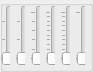
   <widget class="QGroupBox" name="groupBoxPhaser">
    <property name="geometry">
     <rect>
      <x>210</x>
      <y>210</y>
      <width>93</width>
      <height>72</height>
     </rect>
    </property>
    <property name="title">
     <string/>
    </property>
    <widget class="QWidget" name="horizontalLayoutWidget_4">
     <property name="geometry">
      <rect>
       <x>0</x>
       <y>0</y>
       <width>91</width>
       <height>71</height>
      </rect>
     </property>
     <layout class="QHBoxLayout" name="horizontalLayoutPhaserSlider" stretch="1,1,1,1,1,1">
      <property name="spacing">
       <number>5</number>
      </property>
      <property name="leftMargin">
       <number>0</number>
      </property>
      <property name="topMargin">
       <number>0</number>
      </property>
      <property name="rightMargin">
       <number>0</number>
      </property>
      <property name="bottomMargin">
       <number>0</number>
      </property>
      <item>
       <widget class="QSlider" name="verticalSliderPhaserDryMix">
        <property name="minimumSize">
         <size>
          <width>10</width>
          <height>61</height>
         </size>
        </property>
        <property name="maximumSize">
         <size>
          <width>10</width>
          <height>61</height>
         </size>
        </property>
        <property name="sizeIncrement">
         <size>
          <width>10</width>
          <height>61</height>
         </size>
        </property>
        <property name="baseSize">
         <size>
          <width>10</width>
          <height>61</height>
         </size>
        </property>
        <property name="toolTip">
         <string>&lt;html&gt;&lt;head/&gt;&lt;body&gt;&lt;p&gt;Dry&lt;/p&gt;&lt;/body&gt;&lt;/html&gt;</string>
        </property>
        <property name="value">
         <number>0</number>
        </property>
        <property name="orientation">
         <enum>Qt::Vertical</enum>
        </property>
        <property name="tickPosition">
         <enum>QSlider::TicksAbove</enum>
        </property>
        <property name="tickInterval">
         <number>40</number>
        </property>
       </widget>
      </item>
      <item>
       <widget class="QSlider" name="verticalSliderPhaserWetMix">
        <property name="minimumSize">
         <size>
          <width>10</width>
          <height>61</height>
         </size>
        </property>
        <property name="maximumSize">
         <size>
          <width>10</width>
          <height>61</height>
         </size>
        </property>
        <property name="sizeIncrement">
         <size>
          <width>10</width>
          <height>61</height>
         </size>
        </property>
        <property name="baseSize">
         <size>
          <width>10</width>
          <height>61</height>
         </size>
        </property>
        <property name="toolTip">
         <string>&lt;html&gt;&lt;head/&gt;&lt;body&gt;&lt;p&gt;Wet&lt;/p&gt;&lt;/body&gt;&lt;/html&gt;</string>
        </property>
        <property name="orientation">
         <enum>Qt::Vertical</enum>
        </property>
        <property name="tickPosition">
         <enum>QSlider::TicksAbove</enum>
        </property>
        <property name="tickInterval">
         <number>40</number>
        </property>
       </widget>
      </item>
      <item>
       <widget class="QSlider" name="verticalSliderPhaserFeedback">
        <property name="minimumSize">
         <size>
          <width>10</width>
          <height>61</height>
         </size>
        </property>
        <property name="maximumSize">
         <size>
          <width>10</width>
          <height>61</height>
         </size>
        </property>
        <property name="sizeIncrement">
         <size>
          <width>10</width>
          <height>61</height>
         </size>
        </property>
        <property name="baseSize">
         <size>
          <width>10</width>
          <height>61</height>
         </size>
        </property>
        <property name="toolTip">
         <string>&lt;html&gt;&lt;head/&gt;&lt;body&gt;&lt;p&gt;Feedback&lt;/p&gt;&lt;/body&gt;&lt;/html&gt;</string>
        </property>
        <property name="orientation">
         <enum>Qt::Vertical</enum>
        </property>
        <property name="tickPosition">
         <enum>QSlider::TicksAbove</enum>
        </property>
        <property name="tickInterval">
         <number>20</number>
        </property>
       </widget>
      </item>
      <item>
       <widget class="QSlider" name="verticalSliderPhaserRate">
        <property name="minimumSize">
         <size>
          <width>10</width>
          <height>61</height>
         </size>
        </property>
        <property name="maximumSize">
         <size>
          <width>10</width>
          <height>61</height>
         </size>
        </property>
        <property name="sizeIncrement">
         <size>
          <width>10</width>
          <height>61</height>
         </size>
        </property>
        <property name="baseSize">
         <size>
          <width>10</width>
          <height>61</height>
         </size>
        </property>
        <property name="toolTip">
         <string>&lt;html&gt;&lt;head/&gt;&lt;body&gt;&lt;p&gt;Темп&lt;/p&gt;&lt;/body&gt;&lt;/html&gt;</string>
        </property>
        <property name="orientation">
         <enum>Qt::Vertical</enum>
        </property>
        <property name="tickPosition">
         <enum>QSlider::TicksAbove</enum>
        </property>
        <property name="tickInterval">
         <number>10</number>
        </property>
       </widget>
      </item>
      <item>
       <widget class="QSlider" name="verticalSliderPhaserRange">
        <property name="minimumSize">
         <size>
          <width>10</width>
          <height>61</height>
         </size>
        </property>
        <property name="maximumSize">
         <size>
          <width>10</width>
          <height>61</height>
         </size>
        </property>
        <property name="sizeIncrement">
         <size>
          <width>10</width>
          <height>61</height>
         </size>
        </property>
        <property name="baseSize">
         <size>
          <width>10</width>
          <height>61</height>
         </size>
        </property>
        <property name="toolTip">
         <string>&lt;html&gt;&lt;head/&gt;&lt;body&gt;&lt;p&gt;Диапазон&lt;/p&gt;&lt;/body&gt;&lt;/html&gt;</string>
        </property>
        <property name="orientation">
         <enum>Qt::Vertical</enum>
        </property>
        <property name="tickPosition">
         <enum>QSlider::TicksAbove</enum>
        </property>
        <property name="tickInterval">
         <number>10</number>
        </property>
       </widget>
      </item>
      <item>
       <widget class="QSlider" name="verticalSliderPhaserFreq">
        <property name="minimumSize">
         <size>
          <width>10</width>
          <height>61</height>
         </size>
        </property>
        <property name="maximumSize">
         <size>
          <width>10</width>
          <height>61</height>
         </size>
        </property>
        <property name="sizeIncrement">
         <size>
          <width>10</width>
          <height>61</height>
         </size>
        </property>
        <property name="baseSize">
         <size>
          <width>10</width>
          <height>61</height>
         </size>
        </property>
        <property name="toolTip">
         <string>&lt;html&gt;&lt;head/&gt;&lt;body&gt;&lt;p&gt;Частота&lt;/p&gt;&lt;/body&gt;&lt;/html&gt;</string>
        </property>
        <property name="orientation">
         <enum>Qt::Vertical</enum>
        </property>
        <property name="tickPosition">
         <enum>QSlider::TicksAbove</enum>
        </property>
        <property name="tickInterval">
         <number>100</number>
        </property>
       </widget>
      </item>
     </layout>
    </widget>
   </widget>
